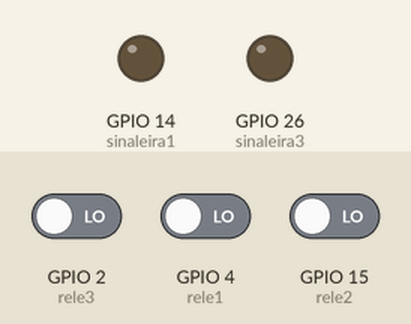
The sketch below on a simulated ESP32. Shown: output pins drawn as LEDs (lit = HIGH). The test bench sets the inputs (shaded band); at power-on: GPIO 4 (rele1) LOW, GPIO 2 (rele3) LOW, GPIO 15 (rele2) LOW. What the sketch prints to the serial monitor is not drawn.

Above: at 1.2 s.
1.3 s: GPIO 4 (rele1) driven HIGH
At 1.6 s:
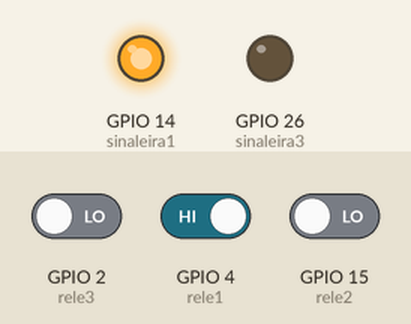
2.8 s: GPIO 4 (rele1) driven LOW
At 3.9 s:
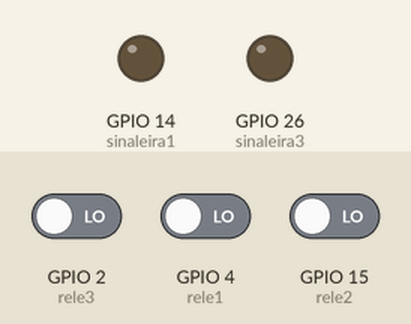
Timing chart, 0 to 5.8 s (numbered marks = the images above; inputs shaded):
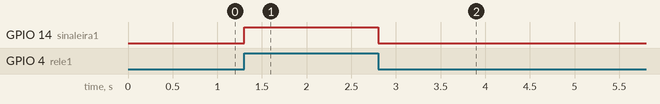

The sketch:

ACIONAMENTOS_PAINEL.ino
```cpp
#include <HardwareSerial.h>

HardwareSerial SerialPort(2); // use UART2

const int rele1 = 4;
const int rele2 = 15;
const int rele3 = 2;

const int sinaleira1 = 14;
//const int sinaleira2 = 27;
const int sinaleira3 = 26;


int buttonState1 = 0;
int buttonState2 = 0;
int buttonState3 = 0;

void setup()
{
  pinMode(rele1, INPUT);
  pinMode(rele2, INPUT);
  pinMode(rele3, INPUT);


  pinMode(sinaleira1, OUTPUT);
  //pinMode(sinaleira2, OUTPUT);
  pinMode(sinaleira3, OUTPUT);

  SerialPort.begin(115200, SERIAL_8N1, 16, 17);
  Serial.begin(115200);
}
void loop()
{
  buttonState1 = digitalRead(rele1);
  //Serial.println(buttonState1);

  buttonState2 = digitalRead(rele2);
  //Serial.println(buttonState2);

  buttonState3 = digitalRead(rele3);
  //Serial.println(buttonState2);
//////////////////
if (buttonState1 == HIGH) {
     SerialPort.print(1);
     digitalWrite(sinaleira1, HIGH);
     Serial.print("1");
  } else {
    // turn LED off
    SerialPort.print(0);
    digitalWrite(sinaleira1, LOW);
    Serial.print("0");
  }
//////////////////
if (buttonState2 == HIGH) {
     SerialPort.print(3);
     Serial.print("3");
  } else {
    // turn LED off
    SerialPort.print(2);
    Serial.print("2");
  }
/////////////////
if (buttonState3 == HIGH) {
     SerialPort.print(5);
     Serial.println("5");
  } else {
    // turn LED off
    SerialPort.print(4);
    Serial.println("4");
  }
}
```

Measured:
- after the input at 1.3 s, GPIO 14 (sinaleira1): LOW → HIGH at once
- after the input at 2.8 s, GPIO 14 (sinaleira1): HIGH → LOW at once
